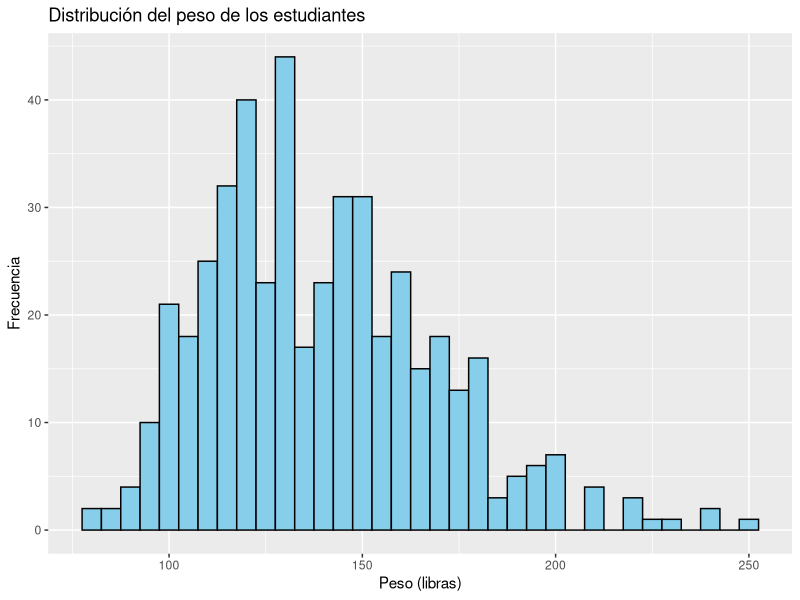
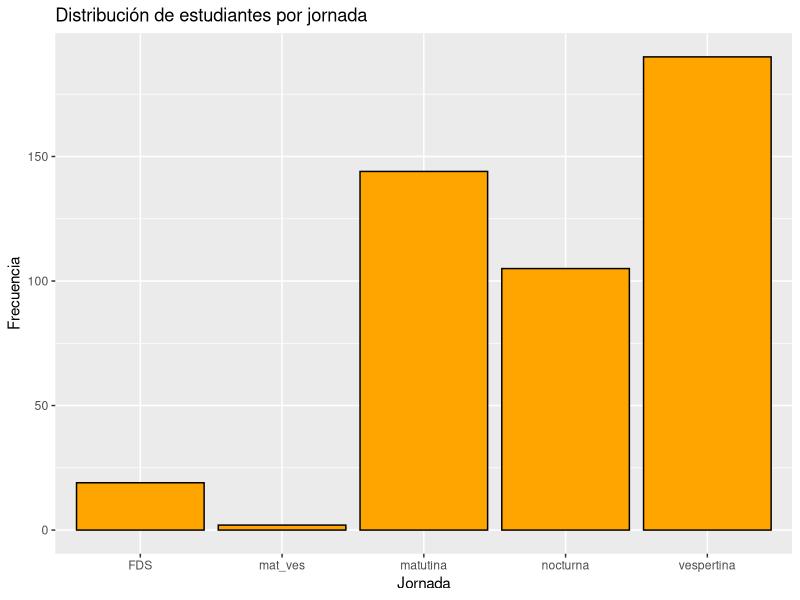
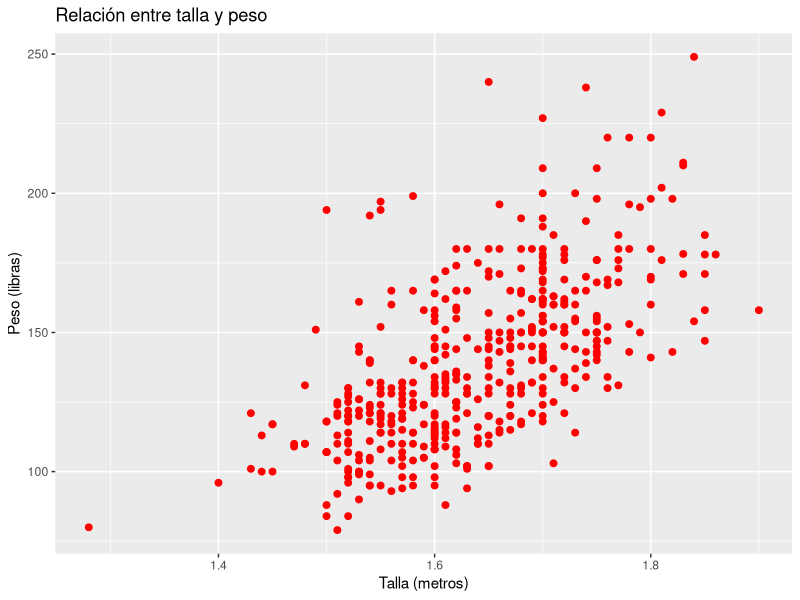
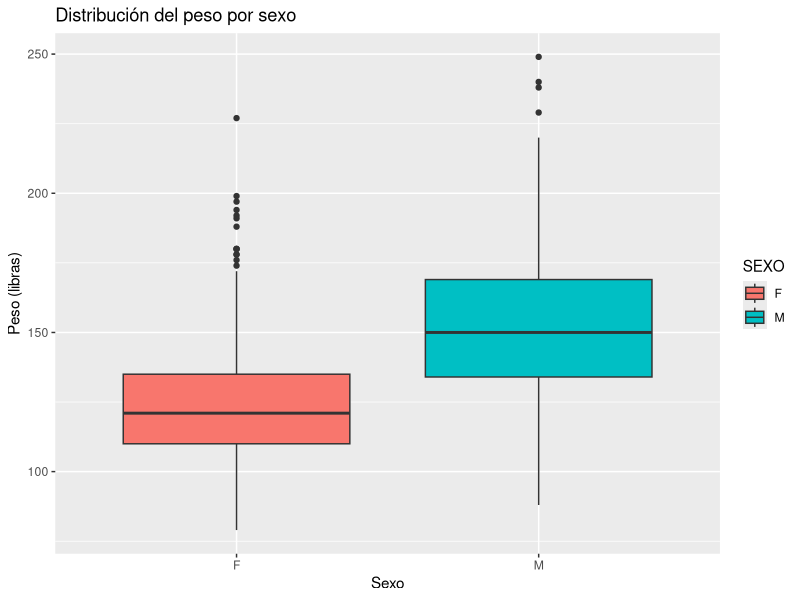
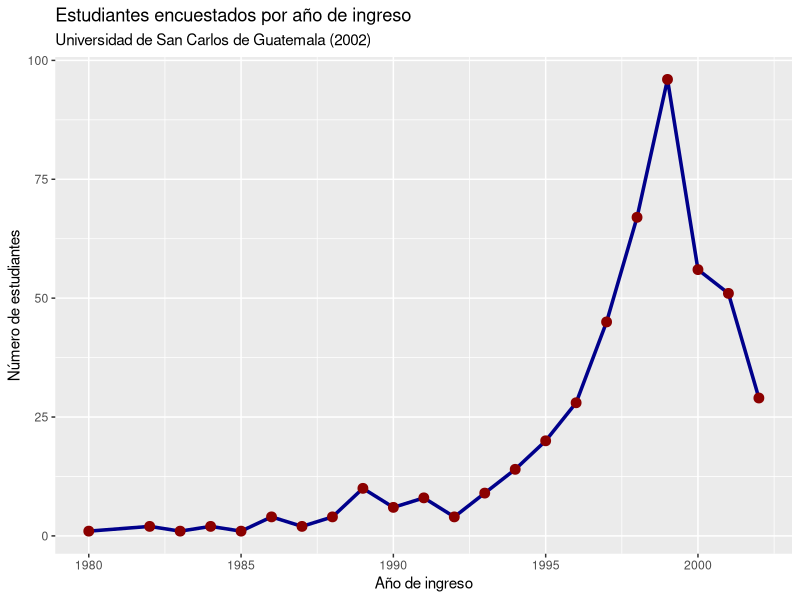
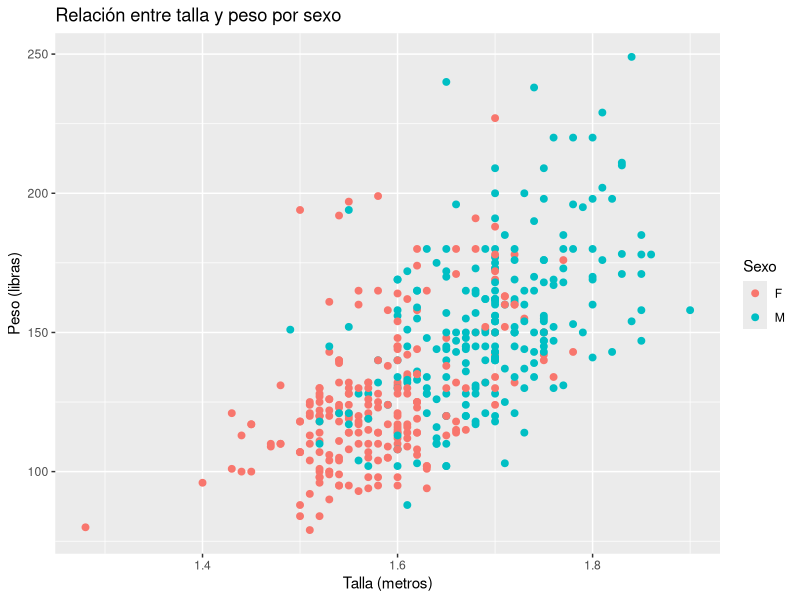
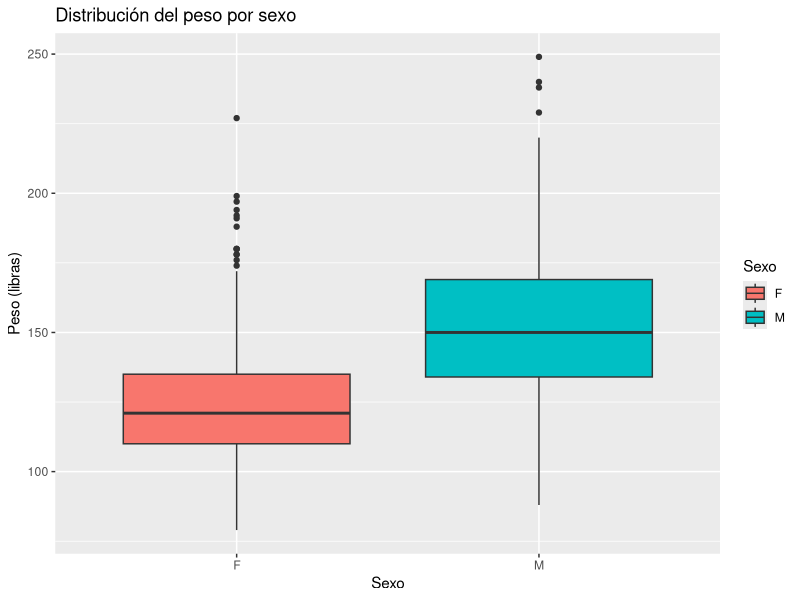
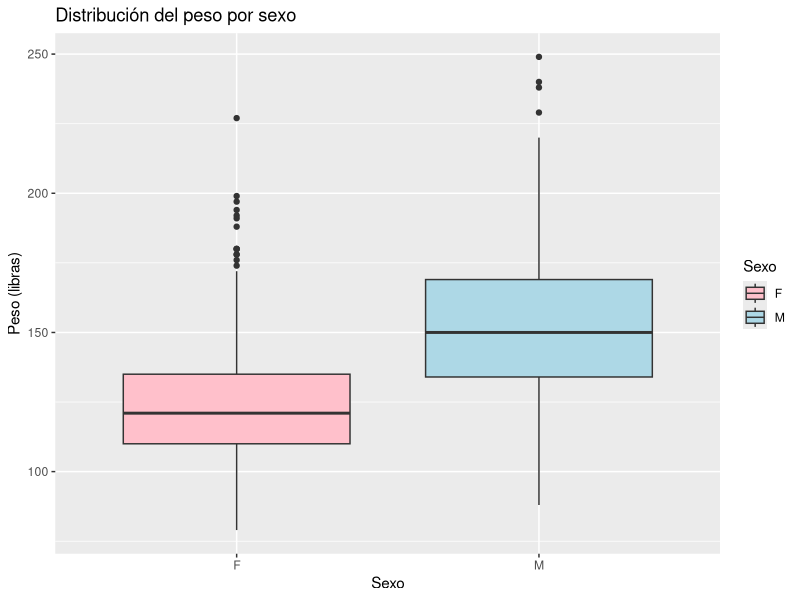

Recreate these plots in R, in order.
# Ejemplo práctico: Uso de paquetes para visualización
# NOTA: Antes de trabajar, es necesario crear y guardar un nuevo script.

# Instalación y carga de paquetes esenciales

# Paquete que incluye ggplot2, dplyr, tidyr
if (!require("tidyverse")) install.packages("tidyverse")

# Paquete para establecer el directorio de trabajo automáticamente
if (!require("rstudioapi")) install.packages("rstudioapi")

# Establecer directorio de trabajo
setwd(dirname(rstudioapi::getActiveDocumentContext()$path))

# Importar la base de datos
datos <- read_csv("datos_estudiantes.csv")

# Ver las primeras filas del conjunto de datos
head(datos)

# Ejemplo práctico: Creación de un histograma
ggplot(data = datos, aes(x = PESO_lbs)) +
  geom_histogram(binwidth = 5, fill = "skyblue", color = "black") +
  labs(title = "Distribución del peso de los estudiantes",
       x = "Peso (libras)",
       y = "Frecuencia")

# Ejemplo práctico: Creación de un gráfico de barras
ggplot(data = datos, aes(x = JORNADA)) +
  geom_bar(fill = "orange", color = "black") +
  labs(title = "Distribución de estudiantes por jornada",
       x = "Jornada",
       y = "Frecuencia")

# Ejemplo práctico: Creación de un gráfico de dispersión
ggplot(data = datos, aes(x = TALLA, y = PESO_lbs)) +
  geom_point(color = "red", size = 2) +
  labs(title = "Relación entre talla y peso",
       x = "Talla (metros)",
       y = "Peso (libras)")

# Ejemplo práctico: Creación de un boxplot
ggplot(data = datos, aes(x = SEXO, y = PESO_lbs, fill = SEXO)) +
  geom_boxplot() +
  labs(title = "Distribución del peso por sexo",
       x = "Sexo",
       y = "Peso (libras)")

# Ejemplo práctico: Creación de un gráfico de líneas
ggplot(data = datos, aes(x = AÑO_ING)) +
  geom_line(stat = "count", color = "darkblue", linewidth = 1.2) +
  geom_point(stat = "count", color = "darkred", size = 3) +
  labs(title = "Estudiantes encuestados por año de ingreso",
       subtitle = "Universidad de San Carlos de Guatemala (2002)",
       x = "Año de ingreso",
       y = "Número de estudiantes") 


# Personalización de colores por grupo
ggplot(data = datos, aes(x = TALLA, y = PESO_lbs, color = SEXO)) +
  geom_point(size = 2) +
  labs(title = "Relación entre talla y peso por sexo",
       x = "Talla (metros)",
       y = "Peso (libras)",
       color = "Sexo")

# Personalización de colores en gráficos con relleno
ggplot(data = datos, aes(x = SEXO, y = PESO_lbs, fill = SEXO)) +
  geom_boxplot() +
  labs(title = "Distribución del peso por sexo",
       x = "Sexo",
       y = "Peso (libras)",
       fill = "Sexo")

# Escalas de color personalizadas
ggplot(data = datos, aes(x = SEXO, y = PESO_lbs, fill = SEXO)) +
  geom_boxplot() +
  scale_fill_manual(values = c(  "pink", "lightblue")) +
  labs(title = "Distribución del peso por sexo",
       x = "Sexo",
       y = "Peso (libras)",
       fill = "Sexo")

# Añadir subtítulos y etiquetas personalizadas
ggplot(data = datos, aes(x = TALLA, y = PESO_lbs)) +
  geom_point() +
  labs(title = "Relación entre talla y peso",
       subtitle = "Datos del estudio de 2002",
       x = "Talla (metros)",
       y = "Peso (libras)",
       caption = "Fuente: Base de datos de estudiantes")

# Ajuste de la posición y estilo de los títulos
ggplot(data = datos, aes(x = TALLA, y = PESO_lbs)) +
  geom_point() +
  labs(title = "Relación entre talla y peso",
       subtitle = "Datos del estudio de 2002",
       x = "Talla (metros)",
       y = "Peso (libras)") +
  theme(plot.title = element_text(hjust = 0.5, size = 16, face = "bold"),
        plot.subtitle = element_text(hjust = 0.5, size = 12, face = "italic"))

# Rotación de etiquetas en los ejes
ggplot(data = datos, aes(x = TALLA, y = PESO_lbs)) +
  geom_point() +
  labs(title = "Relación entre talla y peso",
       x = "Talla (metros)",
       y = "Peso (libras)") +
  theme(axis.text.y = element_text(angle = 90, hjust = 0.5))

# Ejemplo: Aplicar un tema minimalista
ggplot(data = datos, aes(x = TALLA, y = PESO_lbs)) +
  geom_point() +
  theme_minimal()

# Ejemplo: personalización de temas
ggplot(data = datos, aes(x = TALLA, y = PESO_lbs)) +
  geom_point() +
  theme_minimal() +
  theme(
    plot.title = element_text(hjust = 0.5, size = 16, face = "bold"),
    axis.text = element_text(size = 12),
    axis.title = element_text(size = 14, face = "italic"),
    panel.grid.major = element_line(color = "gray", linetype = "dashed")
  ) +
  labs(title = "Relación entre talla y peso",
       x = "Talla (metros)",
       y = "Peso (libras)")

# Ejemplo: relación entre talla y peso por facultad
ggplot(data = datos, aes(x = TALLA, y = PESO_lbs)) +
  geom_point() +
  facet_wrap(~ FACULTAD) +
  labs(title = "Relación entre talla y peso por facultad")

# Ejemplo avanzado de personalización
# Ejemplo avanzado de personalización
ggplot(data = datos, aes(x = FACULTAD)) +
  geom_bar(fill = "steelblue", color = "black", alpha = 0.8) +
  labs(
    title = "Distribución de estudiantes por facultad",
    subtitle = "Datos del estudio de 2002, Universidad de San Carlos de Guatemala",
    x = "Facultad",
    y = "Cantidad de estudiantes",
    caption = "Fuente: Estudio realizado en 2002"
  ) +
  theme_minimal() +
  theme(
    plot.title = element_text(size = 16, face = "bold", hjust = 0.5),
    plot.subtitle = element_text(size = 12, hjust = 0.5, color = "gray50"),
    axis.title = element_text(size = 12, face = "bold"),
    axis.text.x = element_text(angle = 45, hjust = 1, size = 10),
    panel.grid.major.x = element_blank(),
    panel.grid.minor = element_blank(),
    plot.caption = element_text(hjust = 0, size = 8, color = "gray50")
  )
